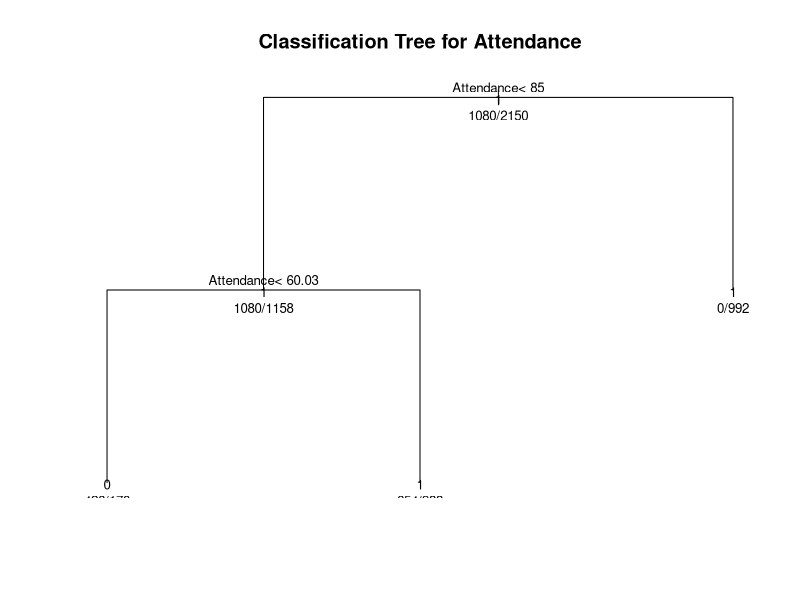

Write the R code that produced this figure.
## ---- chunk 1
knitr::opts_chunk$set(echo = TRUE)
## ---- chunk 2
knitr::opts_chunk$set(echo = TRUE)
## ---- chunk 3
library(dplyr)
library(readr)
library(ggplot2)
library(tidyr)
library(caret)
library(rpart)
## ---- chunk 4
students <- read.csv("../data/Students_Grading_Dataset_Cleaned.csv")
## ---- chunk 5
set.seed(1)
tree_model <- rpart(Pass_Fail ~ Attendance + Family_Income_Level, data=students, method="class", control = list(maxdepth = 4) )
## ---- chunk 6
summary(tree_model) # detailed summary of splits
# plot tree 
plot(tree_model, uniform=TRUE, main="Classification Tree for Attendance")
text(tree_model, use.n=TRUE, all=TRUE, cex=.8)
